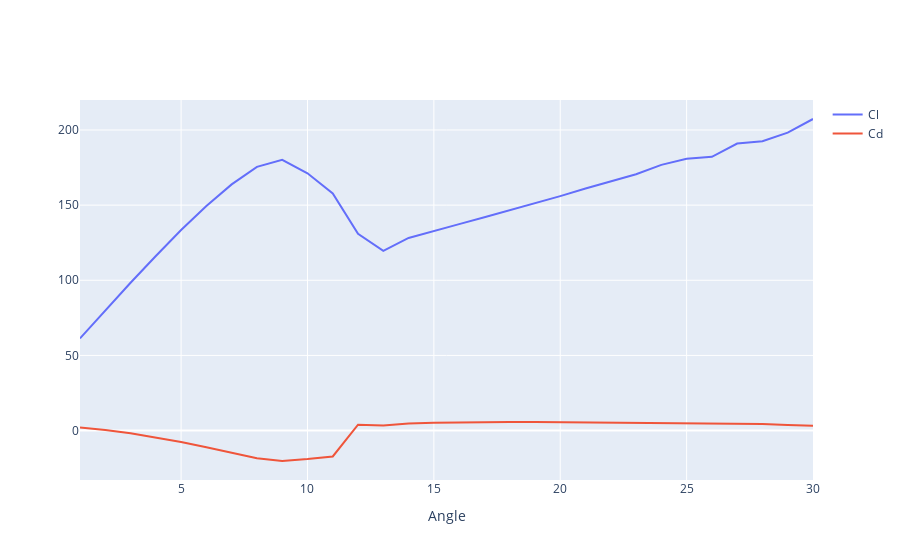

Here is the notebook cell this chart was saved with:
### Code cell
all_test_folders = os.listdir("./AIRFOIL_TESTS/")
all_test_folders.remove(".DS_Store")
alltests_names = []

last_test_num = 0
last_test_index = 0
for i in range(0, len(all_test_folders), 1):
    test_name = all_test_folders[i].split('_')[0]
    test_num = test_name.replace("TESTS", "")
    test_num = int(test_num)

    if(test_num > last_test_num):
        last_test_num = test_num
        last_test_index = i



def parse_cl_cd(test_name_path = ""):

    last_lines = []
    if(test_name_path == ""):
        current_tests_fodler = "./AIRFOIL_TESTS/" + all_test_folders[last_test_index] + "/"
    
    curr_test_index = 0
    while(1):
        filename_path = current_tests_fodler + "TEST_CASE" + str(curr_test_index) + ".dat"
        curr_test_index +=1
        if(os.path.exists(filename_path)):

            with open(filename_path) as f:
                for line in f:
                    pass
                last_line = line

                last_line = last_line.replace(' ', '')
                last_line = last_line.replace('\t', ',')

                last_lines.append(last_line)
        else:
            break


    cl = []
    cd = []
    for i in range(0, len(last_lines), 1):
        last_line_str = last_lines[i].split(",")
        
        cl.append(eval(last_line_str[4]))
        cd.append(eval(last_line_str[1]))

    return cl, cd



cl, cd = parse_cl_cd()

angles = np.arange(1, 31)

fig = go.Figure()

fig.add_scatter(x=angles, y=cl, name='Cl' )
fig.add_scatter(x=angles, y=cd, name='Cd')
fig.update_layout(xaxis_title="Angle")


# LD = []
# for i in range(0, len(cl), 1):
#     LD.append(cl[i]/cd[i])

# fig.add_scatter(x=angles, y=LD, name='Cl' )

### Figure 1 — Plotly figure (JSON) as saved in the notebook; plotly's stock layout.template omitted (floating-point values rounded to 4 significant figures)
{"data": [{"name": "Cl", "type": "scatter", "x": [1, 2, 3, 4, 5, 6, 7, 8, 9, 10, 11, 12, 13, 14, 15, 16, 17, 18, 19, 20, 21, 22, 23, 24, 25, 26, 27, 28, 29, 30], "y": [61.34, 80.06, 98.33, 116.2, 133.4, 149.5, 163.8, 175.4, 180.1, 171.2, 157.8, 130.9, 119.6, 128.2, 133.0, 137.3, 141.9, 146.5, 151.3, 156.0, 161.0, 165.7, 170.6, 176.8, 180.8, 182.2, 191.0, 192.6, 198.2, 207.3]}, {"name": "Cd", "type": "scatter", "x": [1, 2, 3, 4, 5, 6, 7, 8, 9, 10, 11, 12, 13, 14, 15, 16, 17, 18, 19, 20, 21, 22, 23, 24, 25, 26, 27, 28, 29, 30], "y": [2.001, 0.4238, -1.718, -4.391, -7.568, -11.1, -14.81, -18.34, -20.24, -18.98, -17.21, 3.943, 3.339, 4.675, 5.153, 5.44, 5.586, 5.647, 5.63, 5.53, 5.443, 5.382, 5.307, 5.039, 4.981, 4.912, 4.894, 4.363, 3.698, 3.262]}], "layout": {"xaxis": {"title": {"text": "Angle"}}}}
